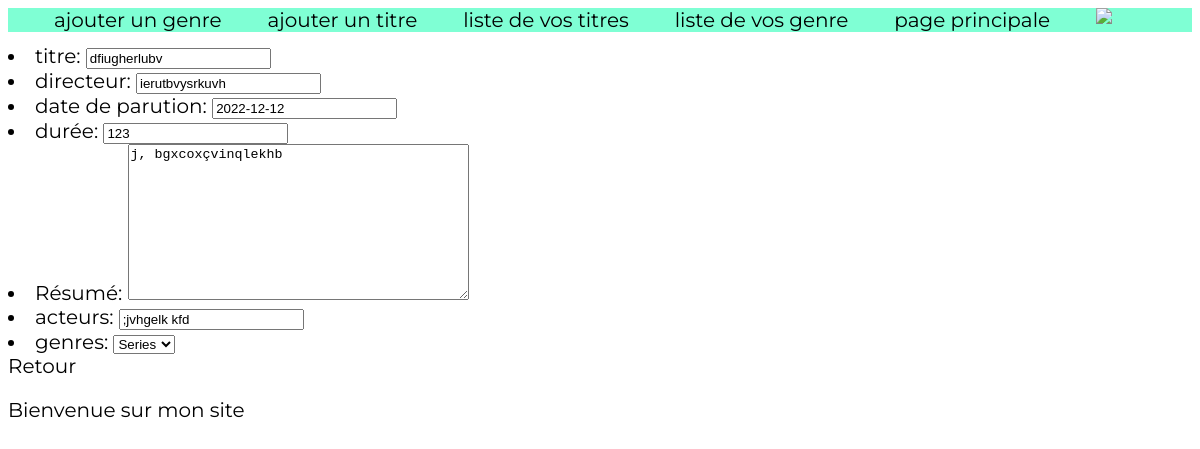
The page /Titre/detail/2/ on the database its author committed.
### Titre/models.py (models this page shows, shortened)
class Titre(models.Model):
    titre = models.CharField(max_length=100)
    directeur = models.CharField(max_length=100)
    date_parution = models.DateField(blank=True, null=True)
    duree = models.IntegerField(blank=False)
    resume = models.TextField(null=True, blank=True)
    acteur = models.CharField(max_length=100)
    genre = models.ForeignKey(Genre, on_delete=models.CASCADE)
    def get_dico(self):
        dico= {"titre" : self.titre, "directeur":self.directeur, "date_parution":self.date_parution, "duree":self.duree, "resume":self.resume, "acteur":self.acteur, "genre":self.genre}
        return dico

class Genre(models.Model):
    genre = models.CharField(max_length=100)
    def __str__(self):
        chaine=f"{self.genre}"
        return chaine

### Titre/views.py (the view)
# urls.py: path('detail/<int:id>/', views.details),
def details(request, id):
    titre = models.Titre.objects.get(pk=id)
    form = TitreForm(titre.get_dico())
    return render(request,"Titre/detail.html",{"form":form,"id":id})

### Titre/forms.py
class TitreForm(ModelForm):
    class Meta:
        model = models.Titre
        fields = ('titre', 'directeur', 'date_parution', 'duree','resume','acteur','genre')
        labels = {
            'titre' : _('titre'),
            'directeur' : _('directeur') ,
            'date_parution' : _('date de parution'),
            'duree' : _('durée'),
            'resume' : _('Résumé'),
            'acteur' : _('acteurs'),
            'genre' : _('genres'),
        }

### Titre/templates/Titre/detail.html (shortened to what this page needs)
{% extends 'Titre/main.html' %}
{% block content %}
    <form method="post" action="/Titre/traitementupdate/{{id}}/">
        {{ form.as_ul }}
        <a href="/Titre/all/">Retour </a>
    </form>
{% endblock %}

### Titre/static/index.css (style rules this page uses)
body { font-family: 'Montserrat', sans-serif; font-size:20px; font-weight:10px; background-opacity:20%; }
a { list-style: none; text-decoration: none; color:black; }

### rows shown on the page
Titre: titre "dfiugherlubv", directeur "ierutbvysrkuvh", resume "j, bgxcoxçvinqlekhb", acteur ";jvhgelk kfd"
Genre: genre "Series"
